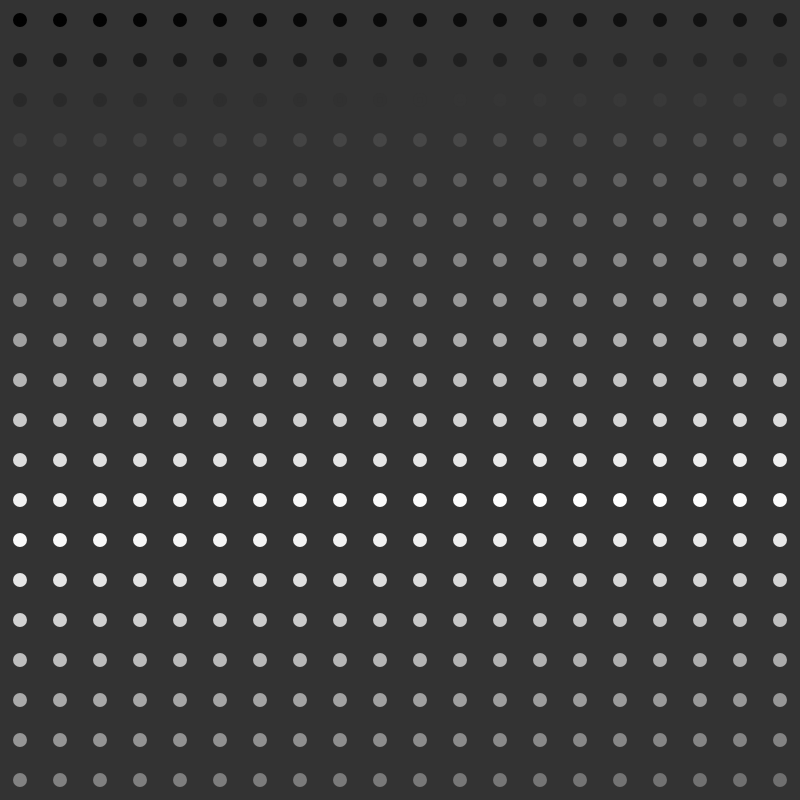
Frame 1 (no input)
Frame 60 (no input): identical to frame 1, image omitted
Frame 120 (the mouse pressed at the canvas centre since frame 60): identical to frame 1, image omitted

The p5.js sketch that drew this single still picture (run headless with seeded random() and noise() and a simulated clock; from frame 60 on, the mouse is pressed at the canvas centre):

// p5.js sketch
// ── sketch.js
var dots = [];
var r = 0;
var g = 0;
var b = 0;
var forward = true;

function setup() {
	createCanvas(800, 800);
	background(51);
	stroke(255);
	strokeWeight(8);

	// 420 dots
	var count = 0;
	for (var i = 0; i < width/40; i++) {
		for (var j = 0; j < height/40; j++) {
			updateColour();
			var dot = new Dot(count, 40*j+20, 40*i+20, 5);
			dot.show();
			dots.push(dot);
			count++;
		}
		count++;
	}

}

function draw() {
	
}

function updateColour() {
	if (forward) {
		if (r < 255 && g < 255 && b < 255) {
			r++;
			g++;
			b++;
		} else {
			r = 255;
			g = 255;
			b = 255;
			forward = false;
		}
	} else {
		if (r > 0 && g > 0 && b > 0) {
			r--;
			g--;
			b--;
		} else {
			r = 0;
			g = 0;
			b = 0;
			forward = true;
		}
	}
	stroke(r, g, b);
	fill(r, g, b);
}

function mousePressed() {
	for (var i = 0; i < dots.length; i++) {
		dots[i].clicked();
	}
}

function mouseDragged() {

}

// ── dot.js
class Dot {
	constructor(id, x, y, r) {
		this.id = id;
		this.x = x;
		this.y = y;
		this.r = r;
	}

	show() {
		strokeWeight(4);
		ellipse(this.x, this.y, this.r * 2);
	}

	clicked() {
		var d = dist(this.x, this.y, mouseX, mouseY);
		if (d <= this.r) {
			console.log("DOT", this.id, "HAS BEEN CLICKED");
			for (var i = 0; i < dots.length; i++) {
				if (dots[i].id == this.id) {
					console.log("REMOVED DOT", this.id);
					dots.splice(i, 1);
				}
			}
		}
	}
}
